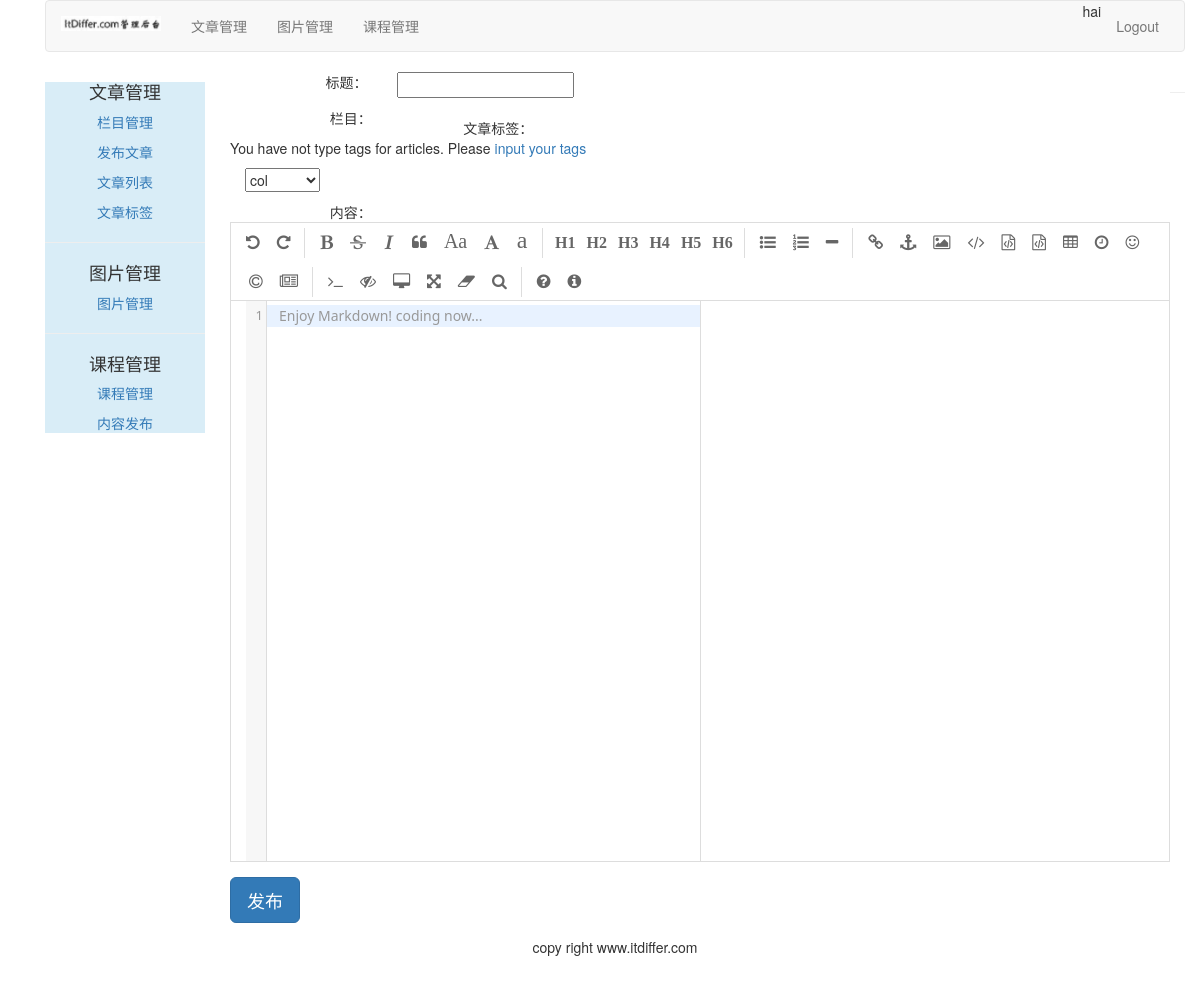
Page /article/article-post/ (signed in) on the earlier database version.
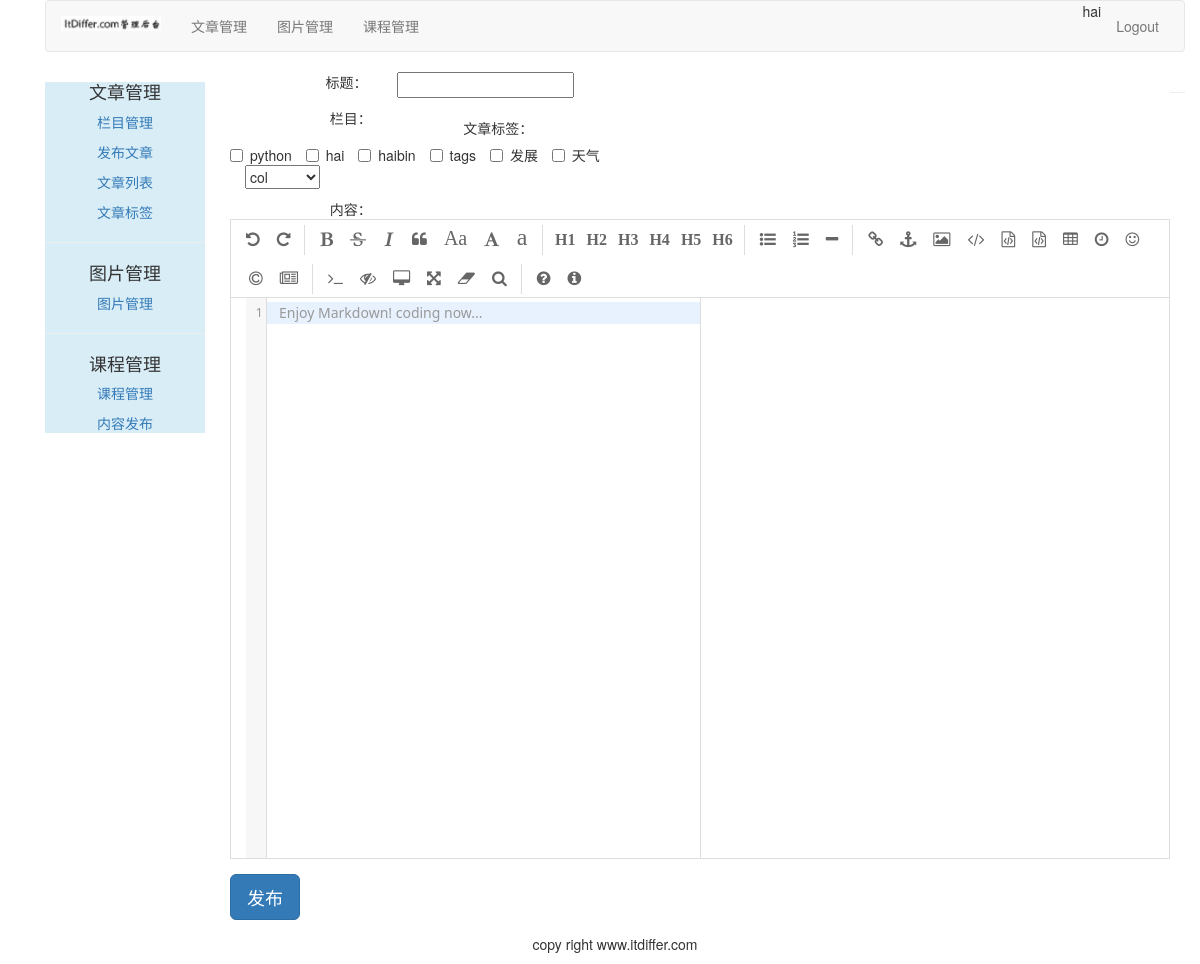
Same page on the later database version.
### article/models.py (models this page shows)
class ArticleTag(models.Model):
    author = models.ForeignKey(User, related_name="tag", on_delete=models.CASCADE)
    tag = models.CharField(max_length=500)
    def __str__(self):
        return self.tag

### article/views.py (the view)
# urls.py: path('article-post/', views.article_post, name='article_post'),
@login_required(login_url='/account/login')
@csrf_exempt
def article_post(request):
    if request.method == "POST":
        article_post_form = ArticlePostForm(data=request.POST)
        if article_post_form.is_valid():
            cd = article_post_form.cleaned_data
            try:
                new_article = article_post_form.save(commit=False)
                new_article.author = request.user
                new_article.column = request.user.article_column.get(id=request.POST['column_id'])
                new_article.save()
                tags = request.POST['tags']
                print("tags: {}".format(tags))
                print("json tags: {}".format(json.loads(tags)))
                if tags:
                    for atag in json.loads(tags):
                        tag = request.user.tag.get(tag=atag)
                        print("all tags: {}".format(request.user.tag.all()))
                        print("tags in for: {}".format(tag))
                        new_article.article_tag.add(tag)
                return HttpResponse('1')
            except:
                return HttpResponse('2')
        else:
            return HttpResponse('3')
    else:
        article_post_form = ArticlePostForm()
        article_columns = request.user.article_column.all()
        article_tags = request.user.tag.all()
        print("article_tags: {}".format(article_tags))
        return render(request, 'article/column/article_post.html', {'article_post_form': article_post_form, \
                                                                    'article_columns': article_columns, \
                                                                    'article_tags': article_tags})

### article/forms.py
class ArticlePostForm(forms.ModelForm):
    class Meta:
        model = ArticlePost
        fields = ('title', 'body')

### templates/article/column/article_post.html (shortened to what this page needs)
{% extends 'article/base.html' %}
{% load staticfiles %}
{% block content %}
<div style="margin-left: 10px">
    <form class="form-horizontal" action="." method="post">{% csrf_token %}
        <div class="row" style="margin-right: 10px;">
            <div class="col-md-2 text-right"><span>标题：</span></div>
            <div class="col-md-10 text-left">{{ article_post_form.title }}</div>
        </div>
        <div class="row" style="margin-top: 10px;">
            <div class="col-md-2 text-right"><span>栏目：</span></div>
            <div class="row" style="margin-top: 10px;">
                <div class="col-md-2 text-right"><span>文章标签：</span></div>
                <div class="col-md-10 text-left">
                    {% for tag in article_tags %}
                    <label class="checkbox-inline">
                        <input class="tagcheckbox" type="checkbox" id="{{ tag.id }}" name="article_tag" value="{{ tag.tag }}">{{ tag.tag }}
                    </label>
                    {% empty %}
                    <p>You have not type tags for articles. Please <a href="{% url 'article:article_tag' %}">input your tags</a> </p>
                    {% endfor %}
                </div>
            </div>
            <div class="col-md-10 text-left">
                <select id="which_column">
                    {% for column in article_columns %}
                        <option value="{{ column.id }}">{{ column.column }}</option>
                    {% endfor %}
                </select>
            </div>
        </div>
        <div class="row" style="margin-top: 10px;">
            <div class="col-md-2 text-right"><span>内容：</span></div>
            <div id="editormd" class="col-md-10 text-left">
            </div>
        </div>
        <div class="row" style="...">
            <input type="button" class="btn btn-primary btn-lg" value="发布" onclick="publish_article()" />
        </div>
    </form>
</div>
<link rel="stylesheet" href="{% static 'editor/css/style.css' %}">
<link rel="stylesheet" href="{% static 'editor/css/editormd.css' %}">
{% endblock %}

Differences in the rows shown:
added ArticleTag: tag "python"
added ArticleTag: tag "hai"
added ArticleTag: tag "haibin"
added ArticleTag: tag "tags"
added ArticleTag: tag "发展"
added ArticleTag: tag "天气"
Other differences:
text no longer shown: "You have not type tags for articles. Please input your tags"
